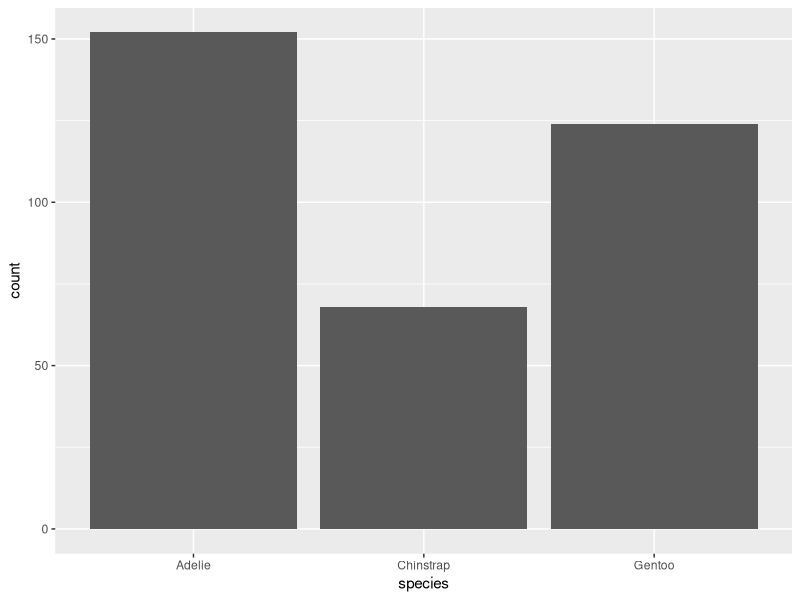
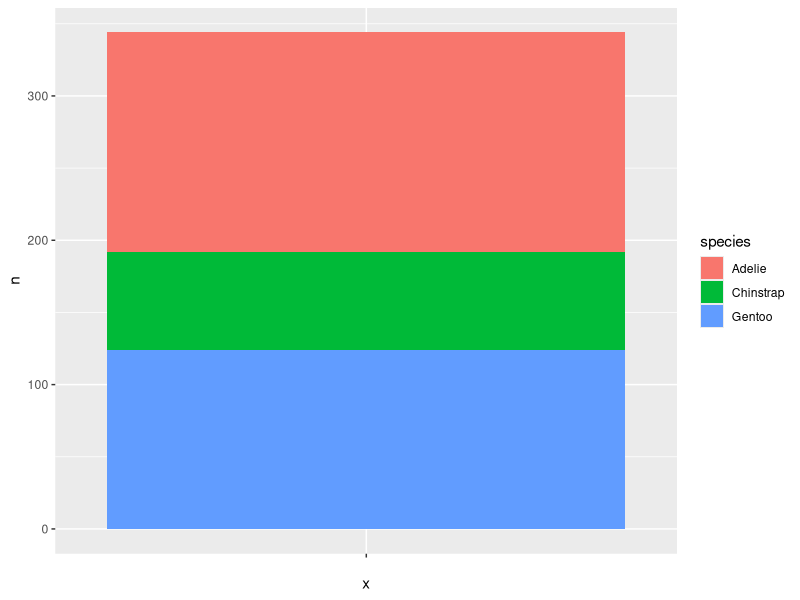
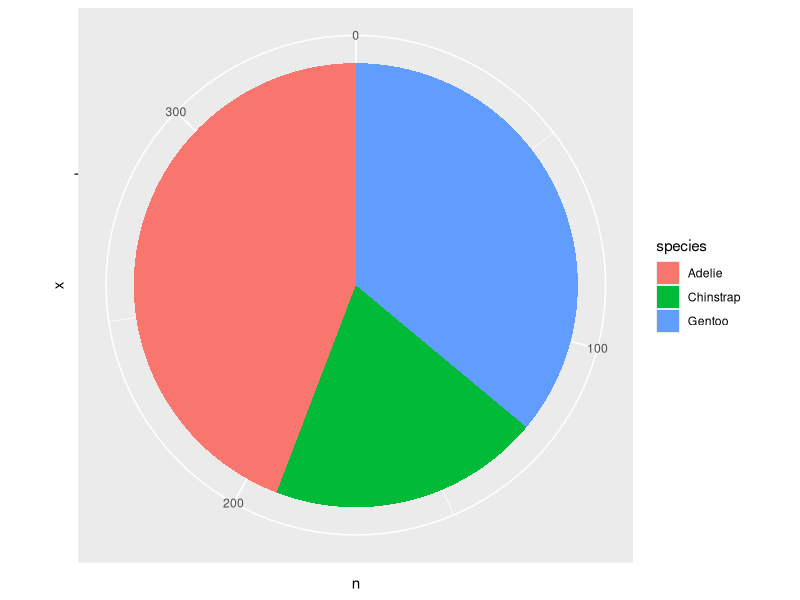
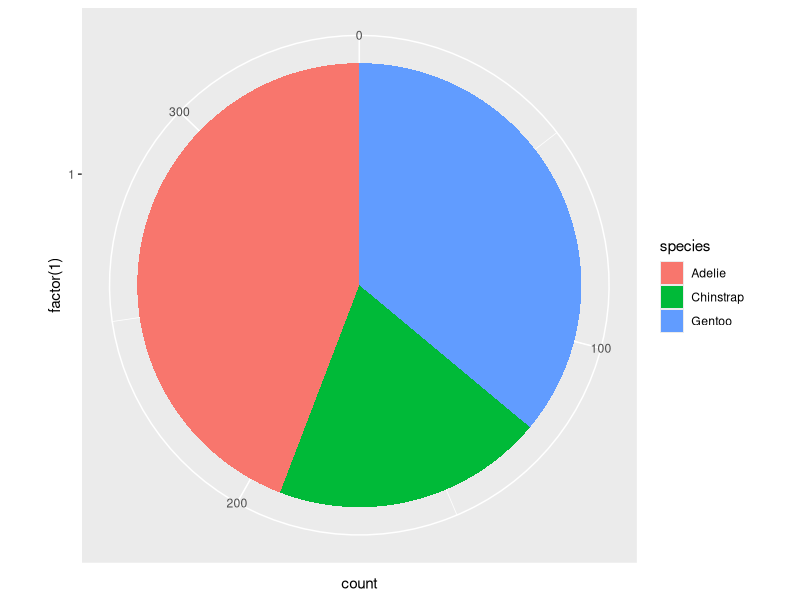
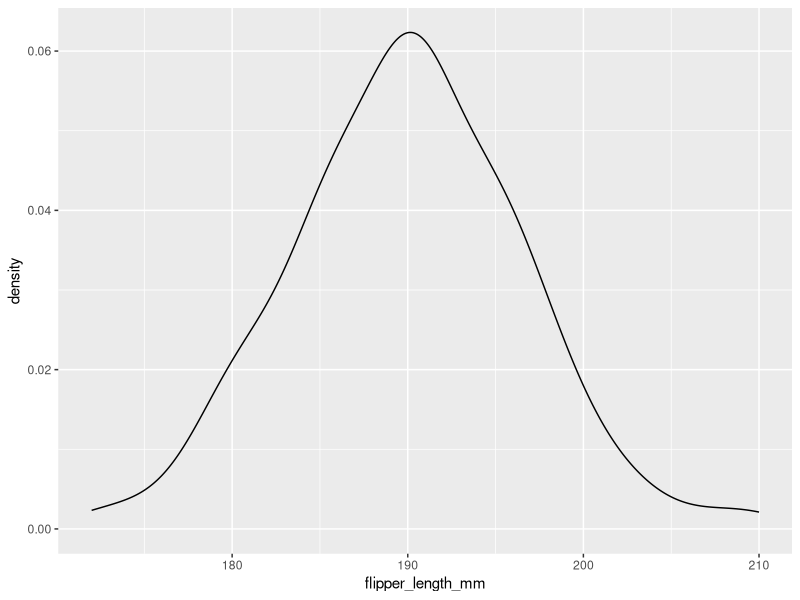
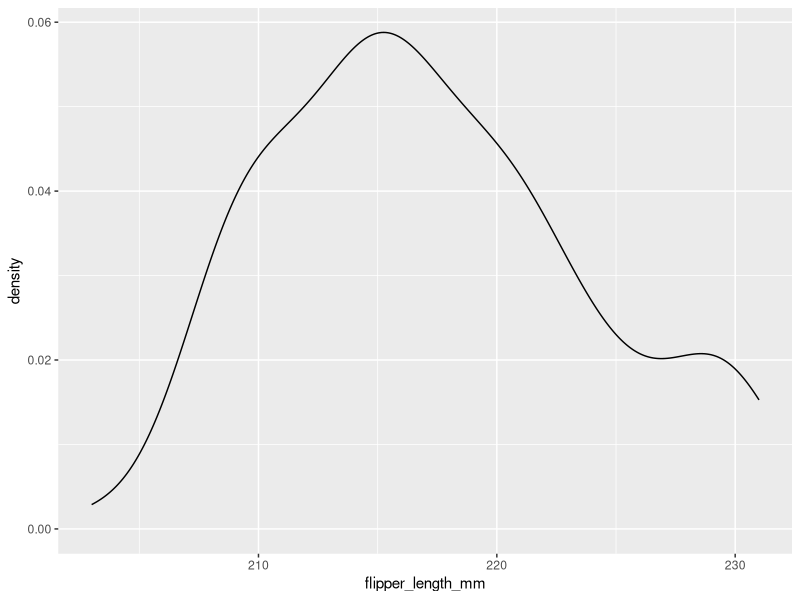
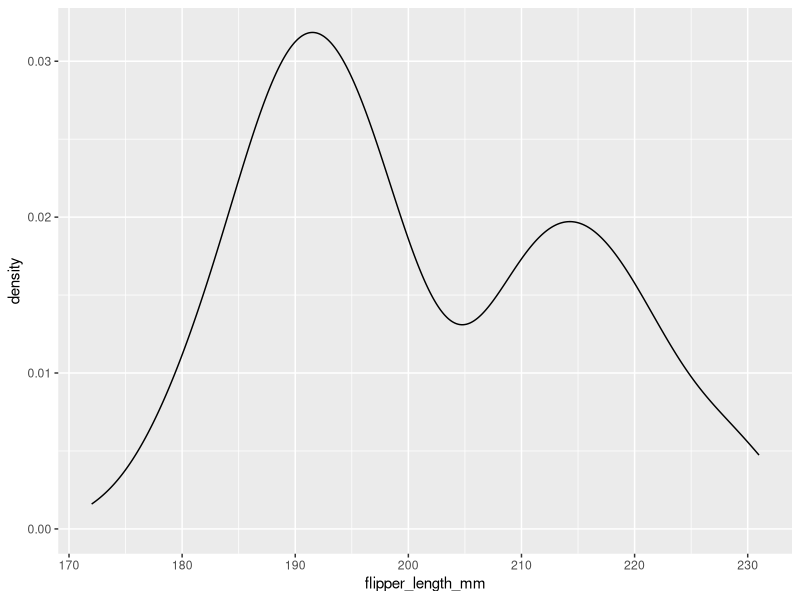
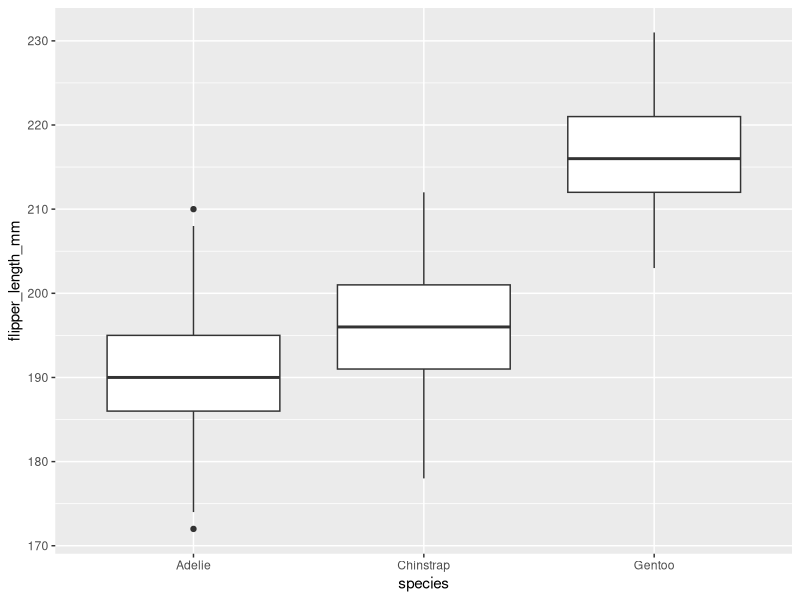

R code for these plots, in order:
## ---- chunk 1
library(tidyverse)
library(palmerpenguins)
## ---- chunk 2
glimpse(penguins)
## ---- chunk 3
ggplot(penguins, aes(x = species)) + geom_bar()
## ---- chunk 4
penguins %>% 
  count(species)
## ---- chunk 5
penguins %>% 
  count(species) %>% 
  ggplot(aes(x = "", y = n, fill = species)) + geom_bar(width = 1, stat = "identity")
## ---- chunk 6
penguins %>% 
  count(species) %>% 
  ggplot(aes(x = "", y = n, fill = species)) + geom_bar(width = 1, stat = "identity") + 
    coord_polar("y", start = 0)
## ---- chunk 7
ggplot(penguins, aes(x=factor(1), fill=species))+
  geom_bar(width = 1) +
  coord_polar("y")
## ---- chunk 8
penguins %>% 
  filter(species == "Adelie") %>% 
  ggplot(aes(x = flipper_length_mm)) + geom_density()
## ---- chunk 9
penguins %>% 
  filter(species == "Gentoo") %>% 
  ggplot(aes(x = flipper_length_mm)) + geom_density()
## ---- chunk 10
ggplot(penguins, aes(x = flipper_length_mm)) + geom_density()
## ---- chunk 11
ggplot(penguins, aes(x = species, y = flipper_length_mm)) + geom_boxplot()
## ---- chunk 12
ggplot(penguins, aes(x = flipper_length_mm, fill = species)) + geom_density(alpha = 0.5)
## ---- chunk 13
ggplot(penguins, aes(x = bill_length_mm, y = bill_depth_mm)) + geom_point()
## ---- chunk 14
penguins %>% filter(species == "Gentoo") %>% 
  ggplot(aes(x = bill_length_mm, y = bill_depth_mm)) + geom_point()
## ---- chunk 15
ggplot(penguins, aes(x = bill_length_mm, y = bill_depth_mm, colour = species)) + geom_point()
